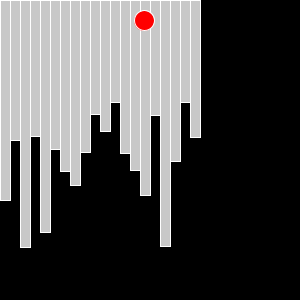
Frame 1 (no input)
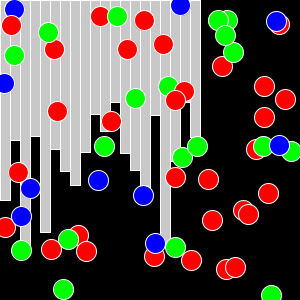
Frame 60 (the mouse pressed at the canvas centre just before this capture)
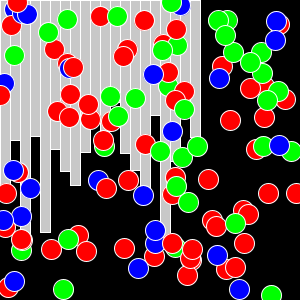
Frame 120 (the mouse held since frame 60 and released just before this capture)

The Processing sketch that drew these frames (run headless with seeded random() and noise(); from frame 60 on, the mouse is pressed at the canvas centre):

// Processing sketch: RandomNumbersAndArrayVisualizations
// ── RandomNumbersAndArrayVisualizations.pde
//Processing Code for Lorenz System
// have a point!
// have some x, y , z
// x= some differential , y= some, z= some
// trace the path of the particle as it iterates

// x = differential equation
// dt as the frame rate!
// x-prevX=sigma*(y-x);
// y-prevY=x*(rho - z) -y;
// z-prevZ=x*y - beta*z;
int index=0;
int[]randoms=new int[20];
void setup()
{
  //float x,y,z;
  //x=0;y=0;z=0;
  //size(500,500);
  //translate(width/10,width/2);
  
  size(300,300);
  for(int i=0;i<20;i++)
  {
     randoms[i]=int(random(100,255)); 
  }
  background(0);
  stroke(255);
  fill(200);
  for(int i=0;i<randoms.length;i++)
  {
     rect(10*i,0,10,randoms[i]); 
  }
}
void draw(){
  // probability mapping 
  float r=random(1);
  if(r<0.6)
  {
     // draw a red circle
     fill(255,0,0);
     ellipse(random(width),random(height),20,20);
  }
  else if(r<0.8)
  {
    fill(0,255,0);
    ellipse(random(width),random(height),20,20);
  }
  else{
    fill(0,0,255);
    ellipse(random(width),random(height),20,20);
  }
  
  
}
